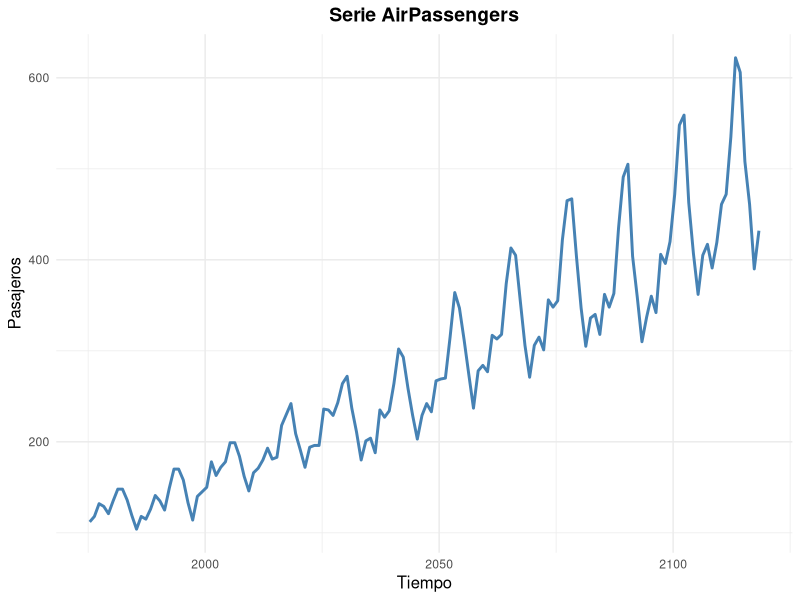
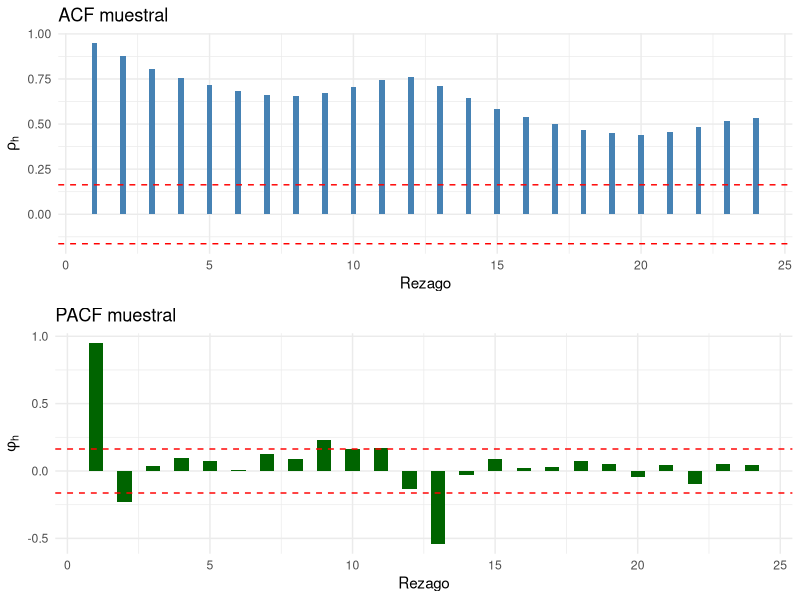

R code for these plots, in order:
## ---- chunk 1

# 00-lectura.R
leer_serie <- function(x, fuente, unidad) {
  if (inherits(x, "ts")) {
    fechas <- seq.Date(from = as.Date(start(x)[1], origin="1970-01-01"),
                       by = paste(frequency(x), "months"),
                       length.out = length(x))
    tibble::tibble(
      t = seq_along(x),
      fecha = fechas,
      y = as.numeric(x)
    ) |> 
      dplyr::mutate(fuente = fuente, unidad = unidad, frecuencia = frequency(x))
  } else {
    stop("objetos ts")
  }
}

datos <- leer_serie(AirPassengers, fuente = "help(AirPassengers)", unidad = "Pasajeros")

## ---- chunk 2

# 01-graficos.R
graficar_serie <- function(datos, titulo) {
  library(ggplot2)
  
  ggplot(datos, aes(x = fecha, y = y)) +
    geom_line(color = "steelblue", size = 1) +   
    labs(
      title = titulo,                            
      x = "Tiempo",                             
      y = "Pasajeros"                     
    ) +
    theme_minimal() +                            
    theme(
      plot.title = element_text(hjust = 0.5, size = 14, face = "bold"),
      axis.title.x = element_text(size = 12),
      axis.title.y = element_text(size = 12)
    )
}

graficar_serie(datos, titulo = "Serie AirPassengers")

## ---- chunk 3
# 01-correlogrma.R

correlograma <- function(y, m = NULL, ci = 0.95) {
  library(ggplot2)
  library(gridExtra)
  
  n <- length(y)
  
  if (is.null(m)) {
    m <- min(floor(n/4), 24)
  }
  
  y_barra <- mean(y)
  
  rh <- numeric(m)
  denominador <- sum((y - y_barra)^2)
  for (h in 1:m) {
    numerador <- sum((y[1:(n-h)] - y_barra) * (y[(1+h):n] - y_barra))
    rh[h] <- numerador / denominador
  }
  
  clim0 <- qnorm((1 + ci)/2) / sqrt(n)
  
  pacf_1 <- pacf(y, plot = FALSE, lag.max = m)$acf
  
  acf_r <- acf(y, plot = FALSE, lag.max = m)$acf[-1] 
  max_dif <- max(abs(rh - acf_r))
  cat("Máxima diferencia absoluta entre ACF manual y acf():", max_dif, "\n")
  
  df_acf <- data.frame(lag = 1:m, acf = rh)
  g1 <- ggplot(df_acf, aes(x = lag, y = acf)) +
    geom_bar(stat = "identity", fill = "steelblue", width = 0.2) +
    geom_hline(yintercept = c(-clim0, clim0), linetype = "dashed", color = "red") +
    labs(title = "ACF muestral", x = "Rezago", y = expression(rho[h])) +
    theme_minimal()
  
  df_pacf <- data.frame(lag = 1:m, pacf = pacf_1)
  g2 <- ggplot(df_pacf, aes(x = lag, y = pacf)) +
    geom_bar(stat = "identity", fill = "darkgreen", width = 0.5) +
    geom_hline(yintercept = c(-clim0, clim0), linetype = "dashed", color = "red") +
    labs(title = "PACF muestral", x = "Rezago", y = expression(phi[h])) +
    theme_minimal()
  
  gridExtra::grid.arrange(g1, g2, ncol = 1)
}

y <- as.numeric(AirPassengers)
correlograma(y)
